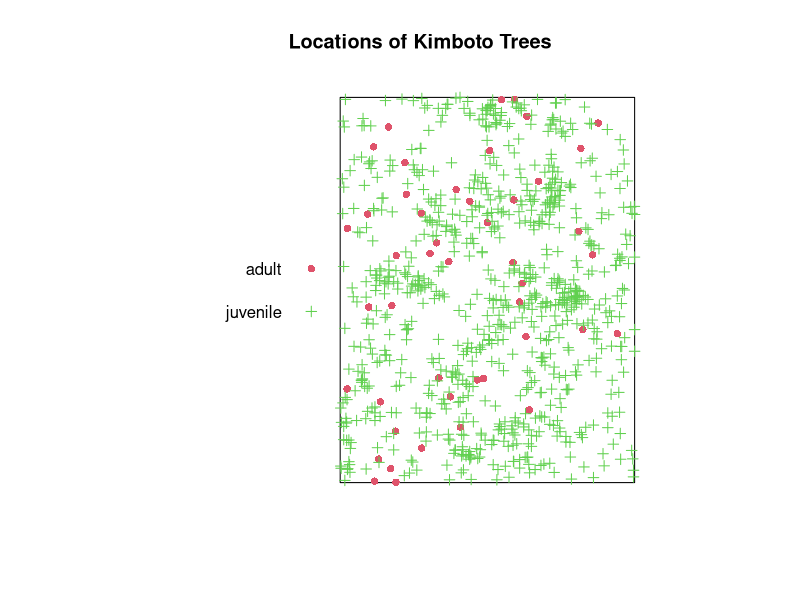
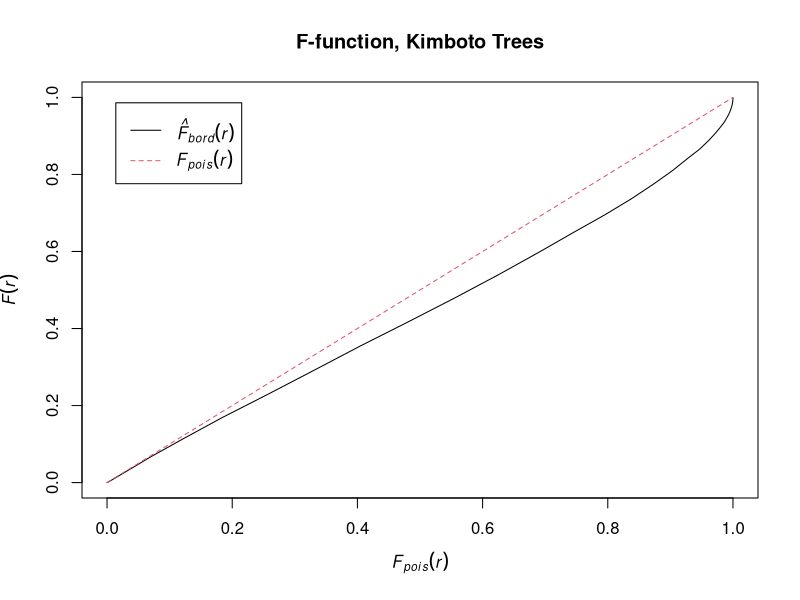
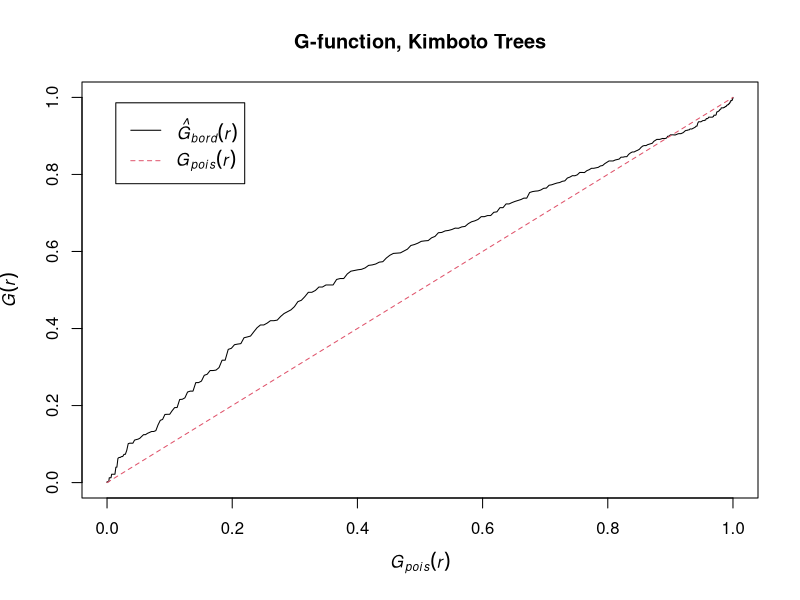
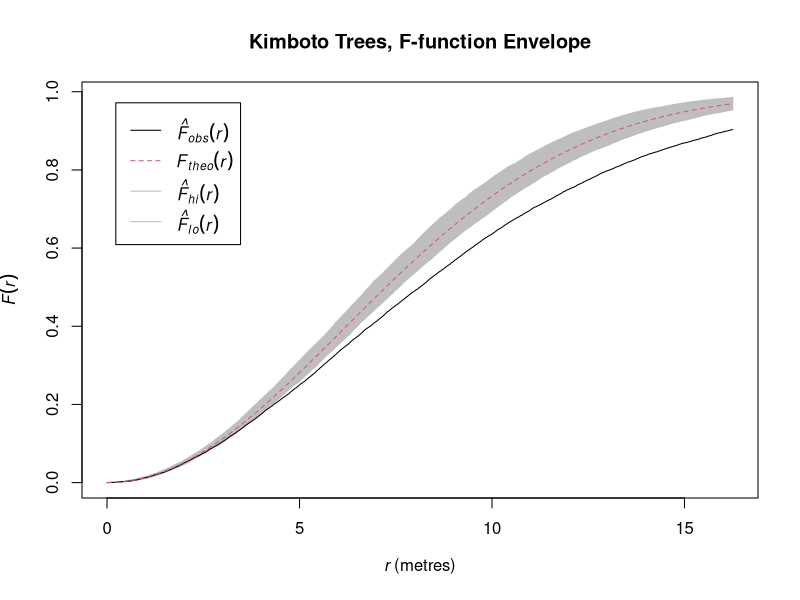
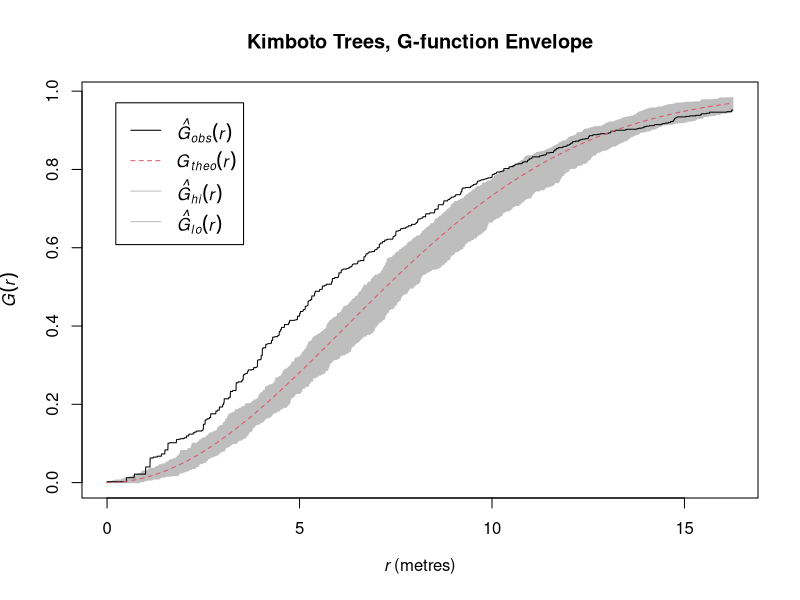
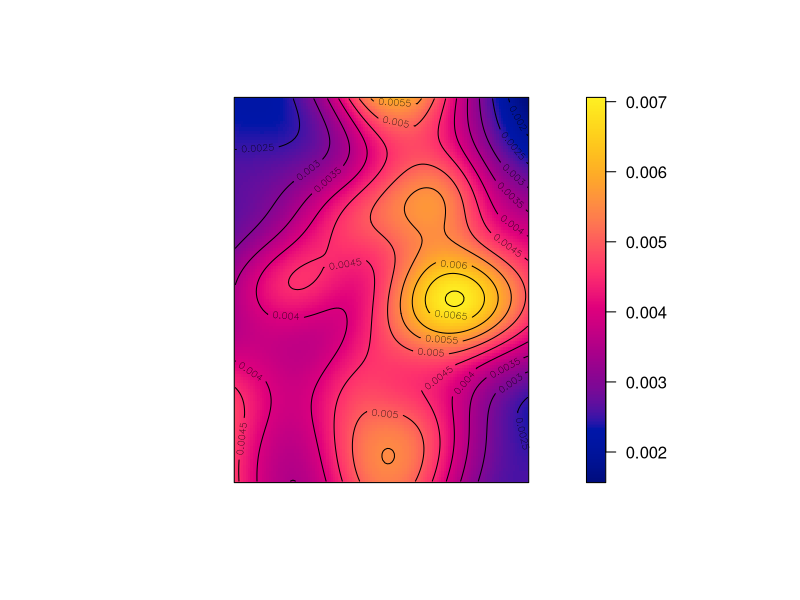

Reproduce these figures in R, in order.
install.packages("spatstat")
require(spatstat)
data("paracou")
paracou

density <- summary(paracou)$intensity

plot(paracou, cols=2:3, chars=c(16,3), main = "Locations of Kimboto Trees")

#F-Function
F <- Fest(as(paracou, "ppp"))
class(F)
summary(F)
F$r[min(which(F$rs >= 0.95))]
F$rs[min(which(F$r >= 0.05))]
plot(F, cbind(rs,theo) ~ theo,
     main="F-function, Kimboto Trees")

G <- Gest(as(paracou, "ppp"))
class(G)
summary(G)
G$r[min(which(G$rs >= 0.95))]
G$rs[min(which(G$r >= 0.05))]
plot(G, cbind(rs,theo) ~ theo,
     main="G-function, Kimboto Trees")

rmax.kimboto <- G$r[min(which(G$rs > 0.95))]
r <- seq(0, rmax.kimboto, by = 0.005)
envkimboto <- envelope(as(paracou, "ppp"), fun=Fest,
                       r=r, nrank=1, nsim=99)
plot(envkimboto, xlim=c(0, rmax.kimboto),
     main="Kimboto Trees, F-function Envelope")

rmax.kimboto <- G$r[min(which(G$rs > 0.95))]
r <- seq(0, rmax.kimboto, by = 0.005)
envkimboto <- envelope(as(paracou, "ppp"), fun=Gest,
                       r=r, nrank=1, nsim=99)
plot(envkimboto, xlim=c(0, rmax.kimboto),
     main="Kimboto Trees, G-function Envelope")

print(m.pois <- ppm(paracou, trend = ~1, interaction = NULL))
m.ts1 <- ppm(paracou, trend = ~polynom(x, y, 1),
             interaction = NULL)
m.ts2 <- ppm(paracou, trend = ~polynom(x, y, 2),
             interaction = NULL)

anova(m.ts2, m.ts1, m.pois, test="LRT")

K1 <- density(paracou) 
plot(K1, main=NULL, las=1)
contour(K1, add=TRUE)
